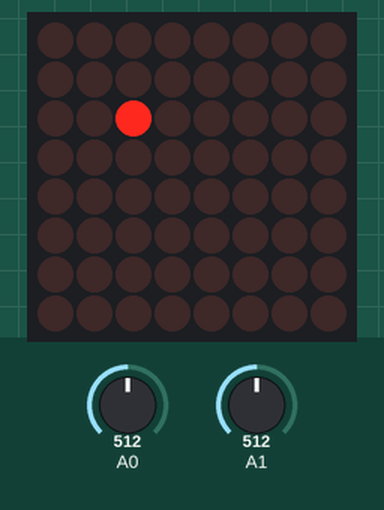
A sketch run on a simulated Arduino Uno, built with avr-gcc and run on an emulated ATmega328P. On the bench: 8×8 LED matrix. The test bench sets the inputs (shaded band); at power-on: A0 = 512, A1 = 512.

Above: at 1.2 s.
1.3 s: A0 set to 43
2.8 s: A0 set to 37
At 2.98 s:
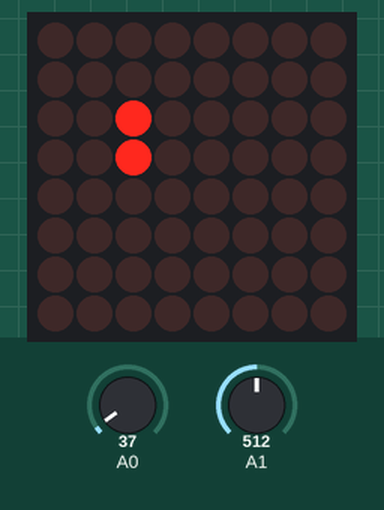
4.7 s: A1 set to 43
6.2 s: A1 set to 35
At 6.43 s:
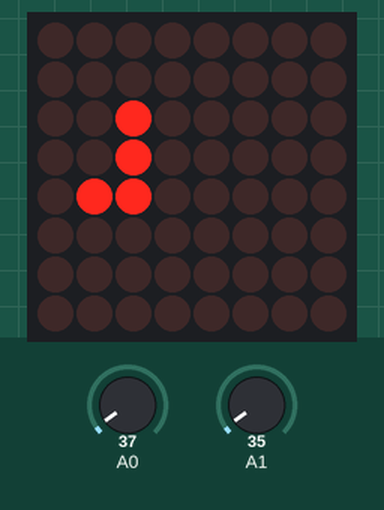
8.1 s: A1 set to 122
At 8.26 s:
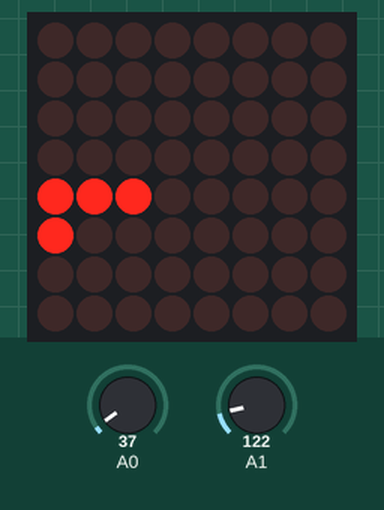
10.0 s: A0 set to 1009
At 10.19 s:
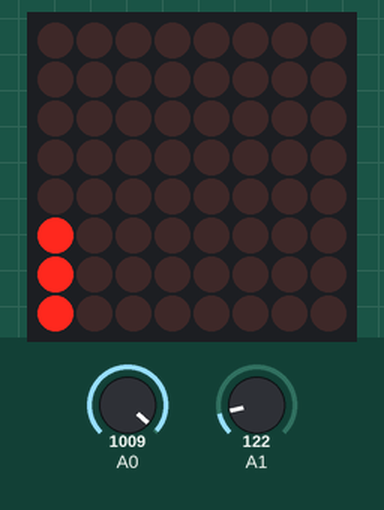

The sketch:

Snake4LEDs__.ino
```cpp
#include "LedControl.h"


LedControl lc = LedControl(12, 10, 11, 1);


unsigned long delaytime1 = 50;
unsigned long delaytime2 = 50;
int tabx[] = { -3, -4, -5, -6, -7, -8, -8, -8};
int taby[] = { -3, -4, -5, -6, -7, -8, -8, -8};
void setup() {
  Serial.begin(9600);
  lc.shutdown(0, false);
  lc.setIntensity(0, 1);
  lc.clearDisplay(0);
}


void moveSingle(int i, int j) {


  lc.setLed(0, i, j, true);
  if (tabx[0] != i or taby[0] != j) {

    for (int s = 5; s >= 0; s--) {
      lc.setLed(0, tabx[5], taby[5], false);
      tabx[s] = tabx[s - 1];
      taby[s] = taby[s - 1];
      tabx[0] = i;
      taby[0] = j;
    }
  }


  //    tabx[3] = tabx[2];
  //    taby[3] = taby[2];
  //    tabx[2] = tabx[1];
  //    taby[2] = taby[1];
  //    tabx[1] = tabx[0];
  //    taby[1] = taby[0];
  //    tabx[0] = i;
  //    taby[0] = j;
  //  }


  if ( joystick() == 2) {       //droite
    //lc.setLed(0,i,j,false);
    if (i <= 0) {
      i = 7;
    }
    else {
      i--;
    }
  }
  else if (joystick() == 1) {   //gauche
    //lc.setLed(0,i,j,false);
    if (i >= 7) {
      i = 0;
    }
    else {
      i++;
    }
  }
  else if ( joystick() == 3) {   //haut
    //lc.setLed(0,i,j,false);
    if (j <= 0) {
      j = 7;
    }
    else {
      j--;
    }
  }
  else if (joystick() == 4) {    //bas
    //lc.setLed(0,i,j,false);
    if (j >= 7) {
      j = 0;
    }
    else {
      j++;
    }
  }

  delay(100);
  moveSingle(i, j);
}

int directionToGo = 0;
int joystick() {

  int sensorValueX = analogRead(A0);
  int sensorValueY = analogRead(A1);

  if (sensorValueX < 40) { //gauche
    directionToGo = 1;
  }
  if (sensorValueX > 999) { //droite
    directionToGo = 2;
  }
  if (sensorValueX >= 480 and sensorValueX <= 520 and sensorValueY >= 480 and sensorValueY <= 520) {
    directionToGo = 0;
  }
  if (sensorValueY < 40) { //haut
    directionToGo = 3;
  }
  if (sensorValueY > 999) { //bas
    directionToGo = 4;
  }


  return directionToGo;
}

void loop() {
  moveSingle(2, 2);

}
```

Measured:
- the behaviour switches between 40 and 39 on A0 (found by bisection; images 0 and 1)
- the behaviour switches between 40 and 39 on A1 (found by bisection; images 1 and 2)
- after the input at 1.3 s, every drawn part: stays the same
- after the input at 2.8 s, the display: changes after 0.13 s (image 1)
- after the input at 6.2 s, the display: first differs from a run without the input after 0.18 s (image 2)
- after the input at 8.1 s, the display: first differs from a run without the input after 0.11 s (image 3)
- after the input at 10.0 s, the display: first differs from a run without the input after 0.14 s (image 4)
